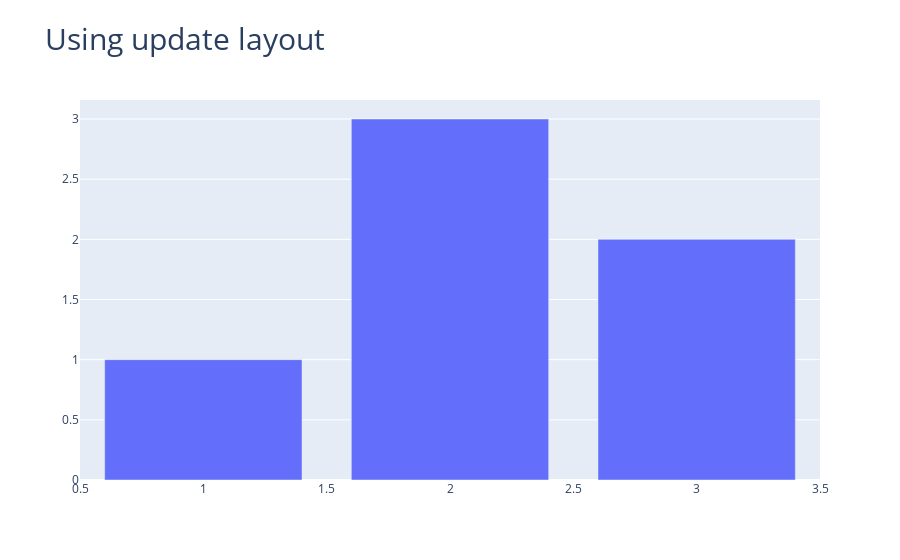

Notebook code cell kept with this figure:
### Code cell
fig = go.Figure(data=go.Bar(x=[1, 2, 3], y=[1, 3, 2]))
fig.update_layout(title_text="Using update layout", title_font_size=30)
fig

### Figure 1 — Plotly figure (JSON) as saved in the notebook; plotly's stock layout.template omitted (floating-point values rounded to 4 significant figures)
{"data": [{"type": "bar", "x": [1, 2, 3], "y": [1, 3, 2]}], "layout": {"autosize": true, "title": {"font": {"size": 30}, "text": "Using update layout"}, "xaxis": {"autorange": true, "range": [0.5, 3.5], "type": "linear"}, "yaxis": {"autorange": true, "range": [0, 3.158], "type": "linear"}}}
